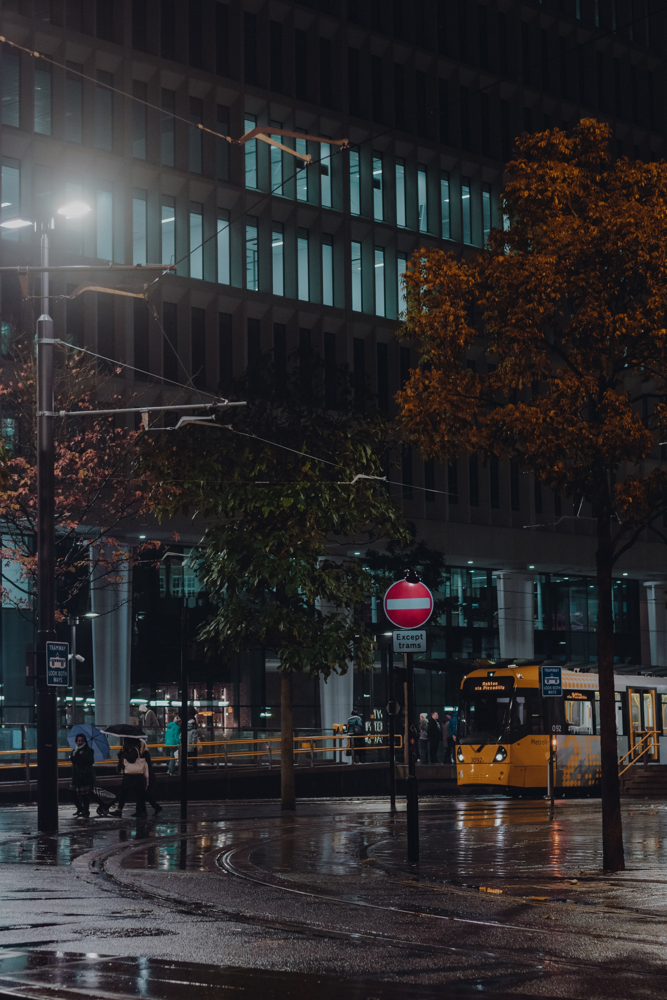
#> input picture No_entry/NoEntry13.bmp, 667 x 1000 px, found by its file name
$ python hough_circle.py
#> lines starting #> are read from the running program, lines starting #| are printed output that depends on the picture; after the words box and inside, x2 and y2 are one past the last pixel; in counts of white or black regions, pixels touching at a corner belong together
import sys
import cv2 as cv
import numpy as np


# [14 lines of commented-out code are left out]


def main(argv):
    default_file = 'NoEntry13.bmp'
    filename = argv[0] if len(argv) > 0 else default_file
    # Loads an image
    src = cv.imread(cv.samples.findFile(filename), cv.IMREAD_COLOR)
#> src is the input picture: shape (1000, 667, 3); mean B, G, R 45, 43.5, 45.2
    # Check if image is loaded fine
    if src is None:
        print('Error opening image!')
        print('Usage: hough_circle.py [image_name -- default ' + default_file + '] \n')
        return -1

    gray = cv.cvtColor(src, cv.COLOR_BGR2GRAY)
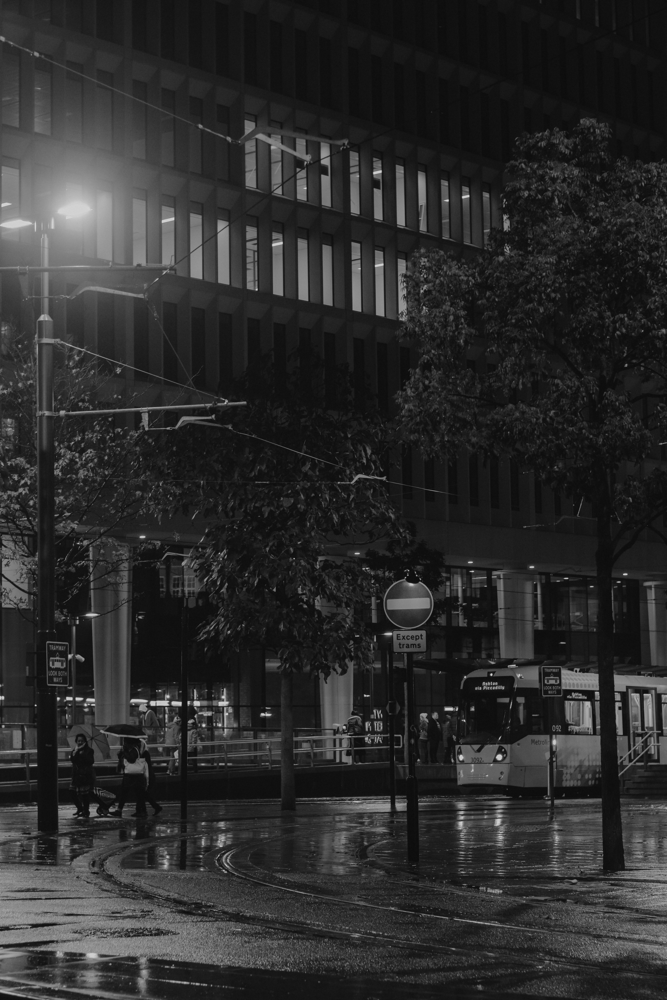
#> gray: shape (1000, 667); min 10, max 219, mean 44.2

    gray = cv.medianBlur(gray, 5)

    rows = gray.shape[0]
#> rows = 1000
    circles = cv.HoughCircles(gray, cv.HOUGH_GRADIENT, 1, rows/10,
                              param1=20, param2=50,
                              minRadius=5, maxRadius=80)
#> circles = 19 rows, first 8: [137.5, 881.5, 79.4], [419.5, 866.5, 71.7], [259.5, 867.5, 69.5], [508.5, 222.5, 60.7], [476.5, 386.5, 60.7], [517.5, 794.5, 75], [266.5, 701.5, 72.8], [100.5, 502.5, 61.8]

    if circles is not None:
        circles = np.uint16(np.around(circles))
#> circles = 19 rows, first 8: [138, 882, 79], [420, 866, 72], [260, 868, 70], [508, 222, 61], [476, 386, 61], [518, 794, 75], [266, 702, 73], [100, 502, 62]
        for i in circles[0, :]:
            center = (i[0], i[1])
            # circle center
            cv.circle(src, center, 1, (0, 100, 100), 3)
            # circle outline
            radius = i[2]
            cv.circle(src, center, radius, (255, 0, 255), 3)
#> this loop made 19 passes
#> (center, radius) on passes 1 to 12: ((138, 882), 79), ((420, 866), 72), ((260, 868), 70), ((508, 222), 61), ((476, 386), 61), ((518, 794), 75), ((266, 702), 73), ((100, 502), 62), ((602, 270), 61), ((526, 914), 50), ((384, 706), 61), ((260, 578), 49)
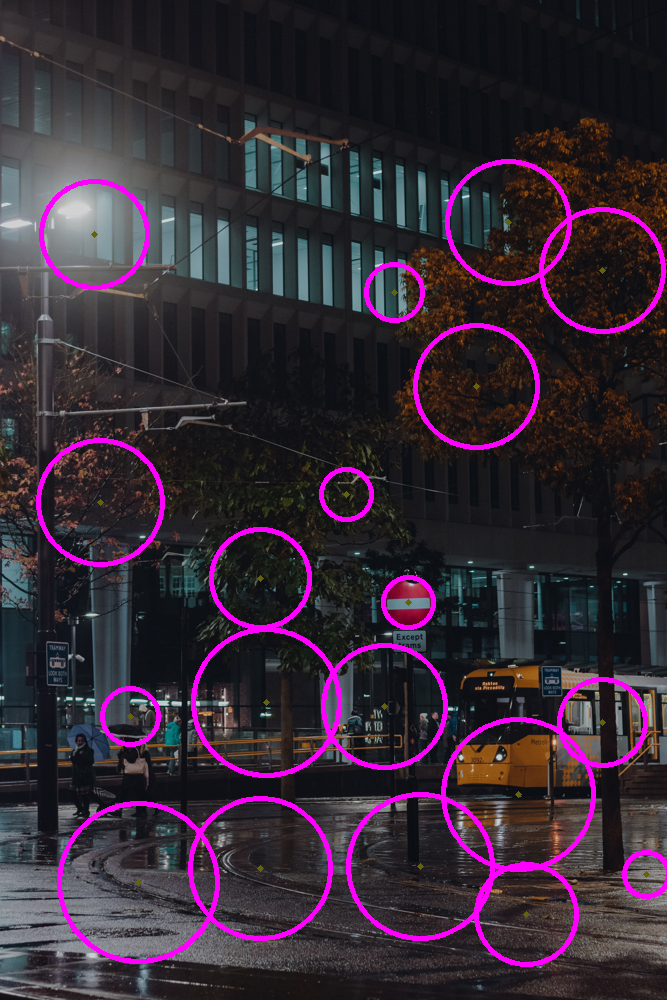
#> src: shape (1000, 667, 3); 4.65% of pixels changed, all inside (x1, y1, x2, y2) = (36, 159, 667, 967)

    cv.imshow("detected circles", src)
    cv.imwrite("no_entry.jpg",src)
    cv.waitKey(0)

    return 0


if __name__ == "__main__":
    main(sys.argv[1:])

$ run again, with No_entry/NoEntry5.bmp copied over No_entry/NoEntry13.bmp
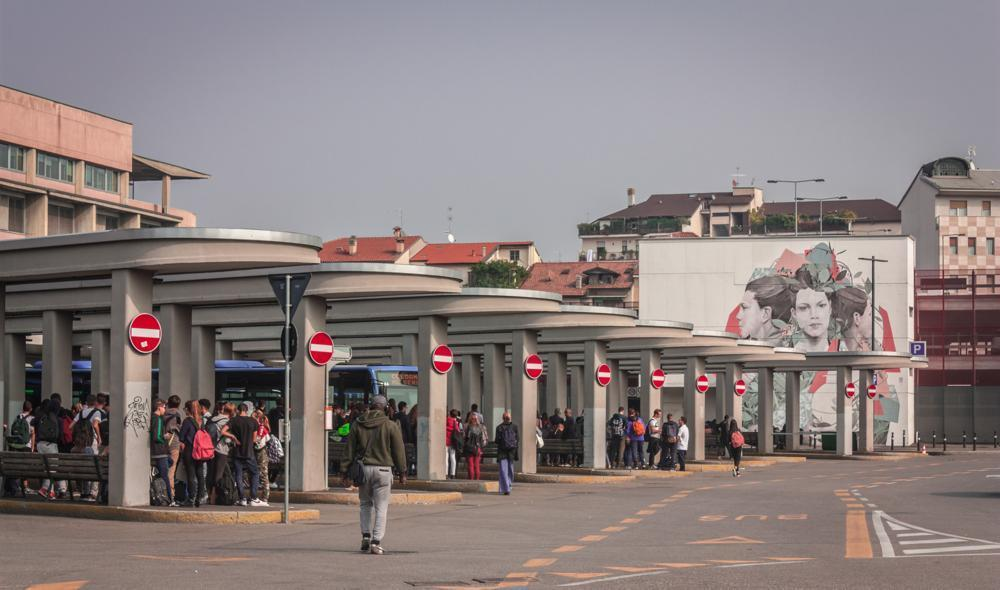
#> input picture No_entry/NoEntry5.bmp, 1000 x 590 px, found by its file name
#> in main, src is the input picture: shape (590, 1000, 3); mean B, G, R 126.2, 126.6, 137.5
#> in main, `gray = cv.cvtColor(src, cv.COLOR_BGR2GRAY)`:
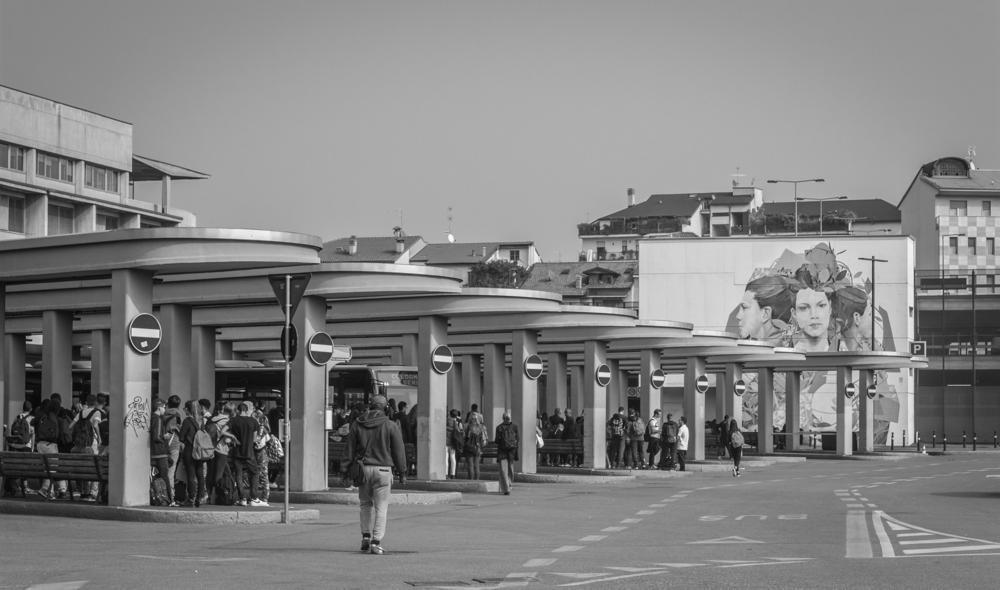
#> gray: shape (590, 1000); min 0, max 255, mean 129.8
#> in main, `circles = cv.HoughCircles(gray, cv.HOUGH_GRADIENT, 1, rows/10, param1=..`: circles = 21 rows, first 8: [811.5, 400.5, 78.3], [519.5, 388.5, 73.9], [615.5, 395.5, 79.4], [717.5, 403.5, 68.4], [243.5, 323.5, 73.9], [413.5, 401.5, 69.5], [211.5, 459.5, 60.7], [340.5, 377.5, 59.6]
#> in main, `circles = np.uint16(np.around(circles))`: circles = 21 rows, first 8: [812, 400, 78], [520, 388, 74], [616, 396, 79], [718, 404, 68], [244, 324, 74], [414, 402, 70], [212, 460, 61], [340, 378, 60]
#> the loop in main, `for i in circles[0, :]:` made 21 passes
#> after the loop in main, `for i in circles[0, :]:`:
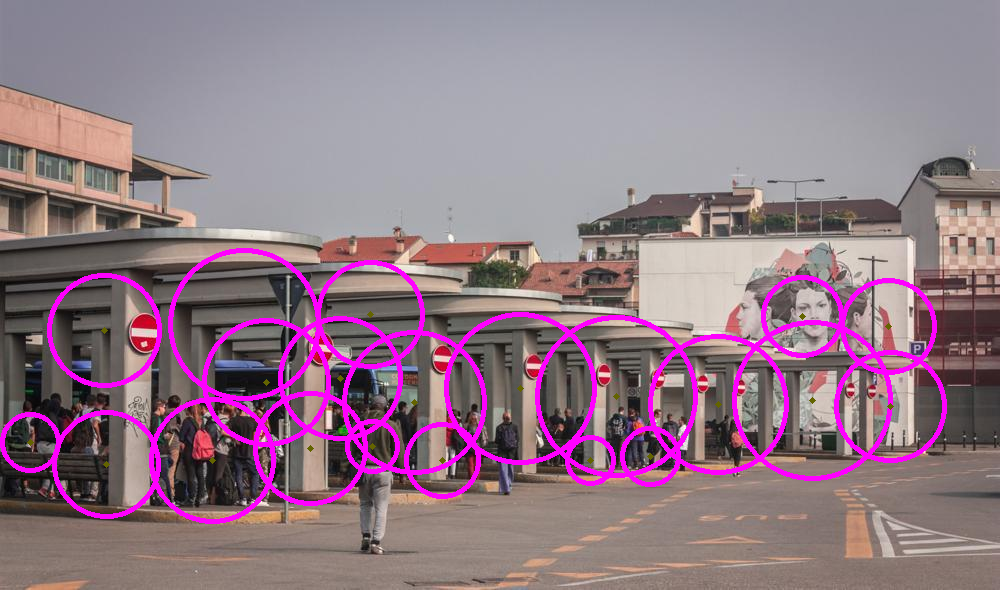
#> src: shape (590, 1000, 3); 5.7% of pixels changed, all inside (x1, y1, x2, y2) = (0, 248, 947, 524)

$ run again, with No_entry/NoEntry0.bmp copied over No_entry/NoEntry13.bmp
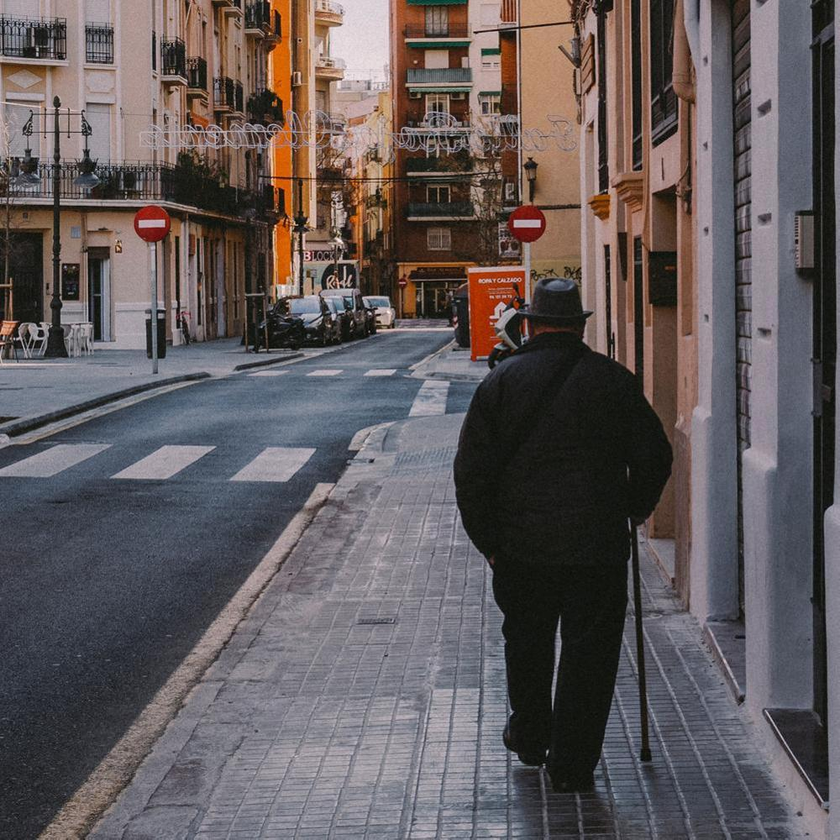
#> input picture No_entry/NoEntry0.bmp, 840 x 840 px, shrunk from 1000 x 1000 before the run, found by its file name
#> in main, src is the input picture: shape (840, 840, 3); mean B, G, R 91.5, 90.2, 97.8
#> in main, `gray = cv.cvtColor(src, cv.COLOR_BGR2GRAY)`:
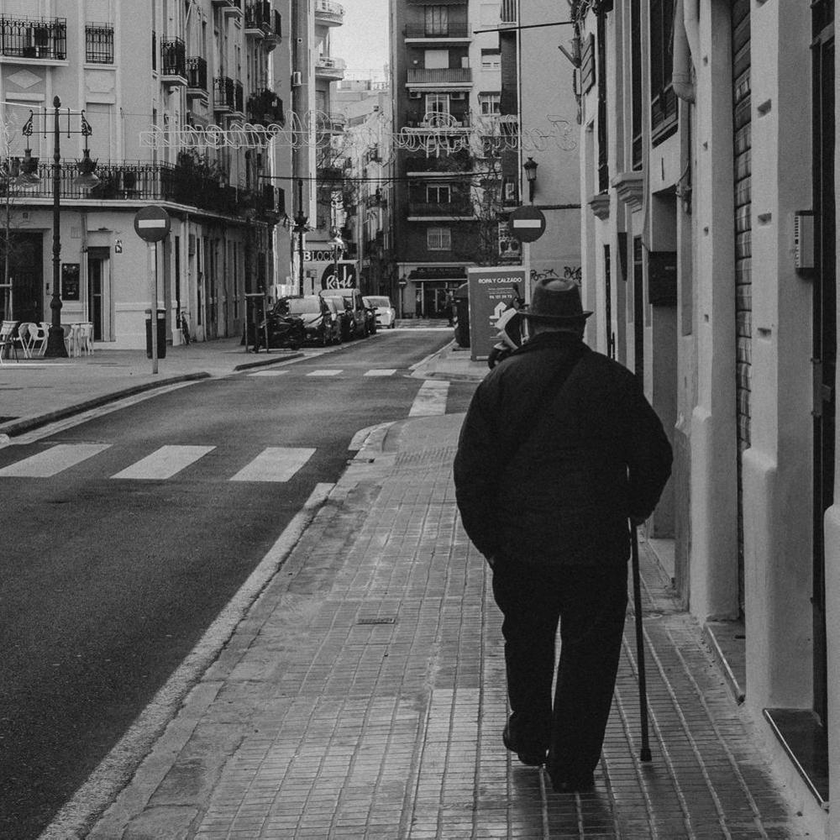
#> gray: shape (840, 840); min 0, max 246, mean 92.6
#> in main, `circles = cv.HoughCircles(gray, cv.HOUGH_GRADIENT, 1, rows/10, param1=..`: circles = 40 rows, first 8: [283.5, 656.5, 77.2], [428.5, 215.5, 79.4], [348.5, 738.5, 79.4], [122.5, 693.5, 79.4], [158.5, 605.5, 79.4], [413.5, 576.5, 68.4], [272.5, 285.5, 76.1], [106.5, 122.5, 78.3]
#> in main, `circles = np.uint16(np.around(circles))`: circles = 40 rows, first 8: [284, 656, 77], [428, 216, 79], [348, 738, 79], [122, 694, 79], [158, 606, 79], [414, 576, 68], [272, 286, 76], [106, 122, 78]
#> the loop in main, `for i in circles[0, :]:` made 40 passes
#> after the loop in main, `for i in circles[0, :]:`:
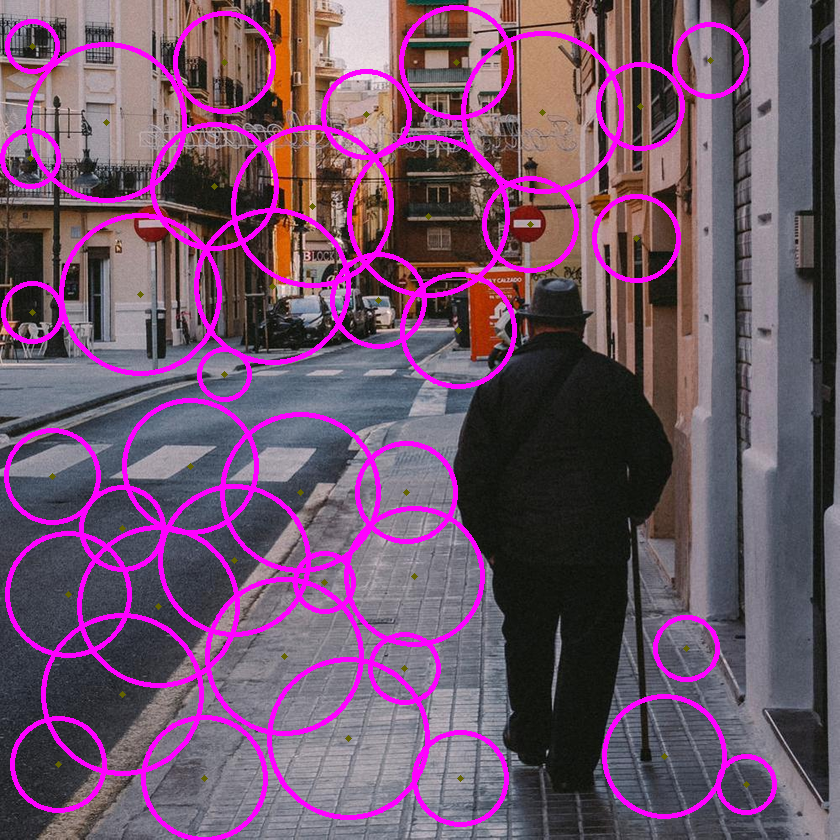
#> src: shape (840, 840, 3); 9.36% of pixels changed, all inside (x1, y1, x2, y2) = (0, 5, 777, 840)

$ run again, with No_entry/NoEntry1.bmp copied over No_entry/NoEntry13.bmp
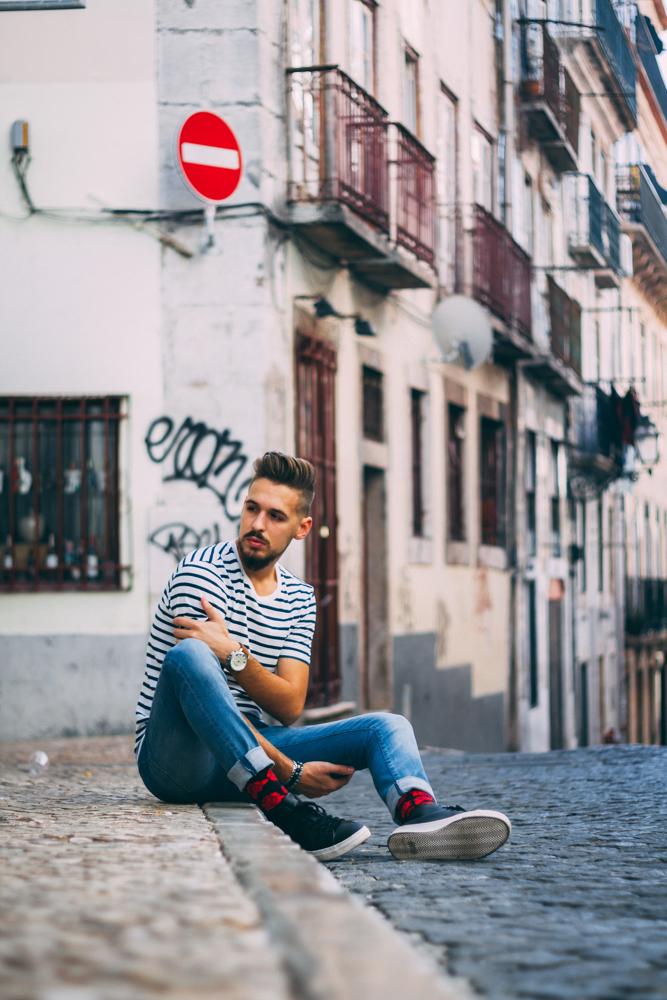
#> input picture No_entry/NoEntry1.bmp, 667 x 1000 px, found by its file name
#> in main, src is the input picture: shape (1000, 667, 3); mean B, G, R 150.6, 146.8, 149.7
#> in main, `gray = cv.cvtColor(src, cv.COLOR_BGR2GRAY)`:
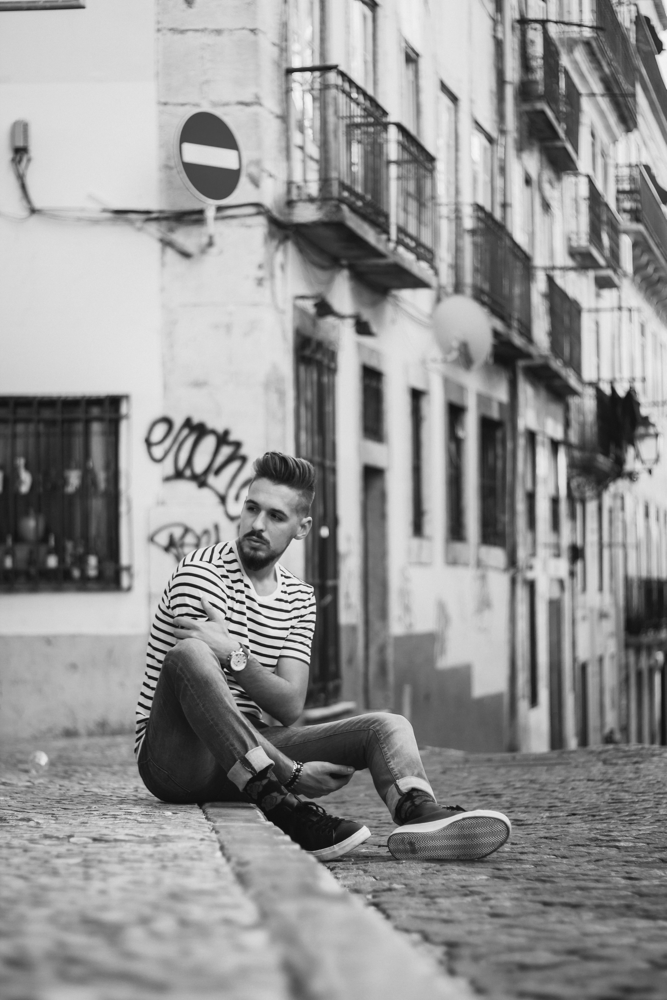
#> gray: shape (1000, 667); min 12, max 248, mean 148.1
#> in main, `circles = cv.HoughCircles(gray, cv.HOUGH_GRADIENT, 1, rows/10, param1=..`: circles = 19 rows, first 8: [294.5, 675.5, 64], [585.5, 834.5, 46.3], [486.5, 810.5, 53], [272.5, 574.5, 62.9], [238.5, 149.5, 64], [580.5, 132.5, 64], [356.5, 754.5, 60.7], [196.5, 769.5, 61.8]
#> in main, `circles = np.uint16(np.around(circles))`: circles = 19 rows, first 8: [294, 676, 64], [586, 834, 46], [486, 810, 53], [272, 574, 63], [238, 150, 64], [580, 132, 64], [356, 754, 61], [196, 770, 62]
#> the loop in main, `for i in circles[0, :]:` made 19 passes
#> after the loop in main, `for i in circles[0, :]:`:
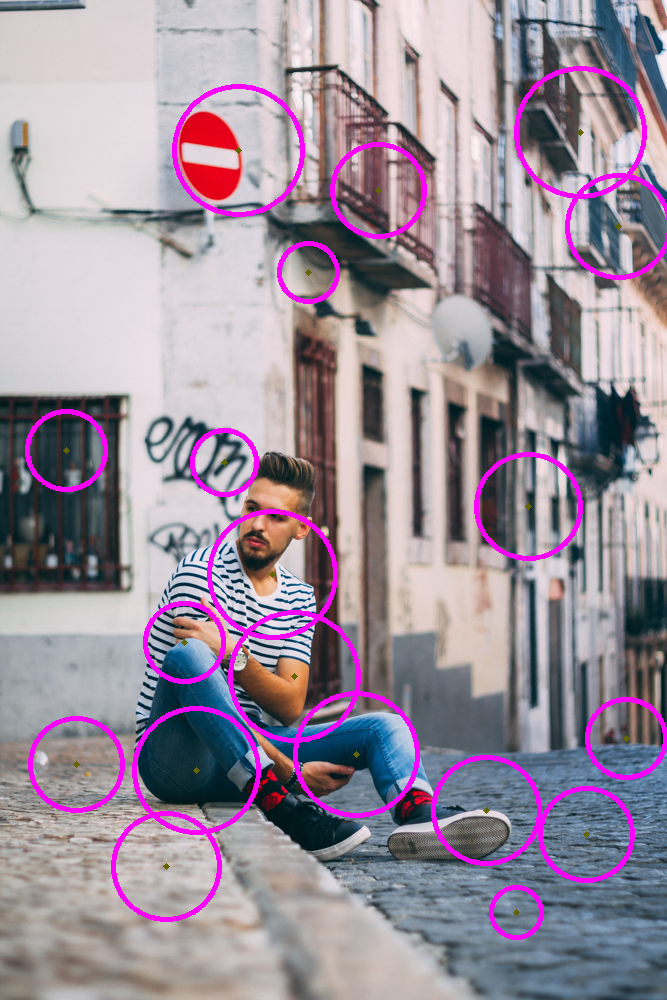
#> src: shape (1000, 667, 3); 4.36% of pixels changed, all inside (x1, y1, x2, y2) = (25, 66, 667, 940)
